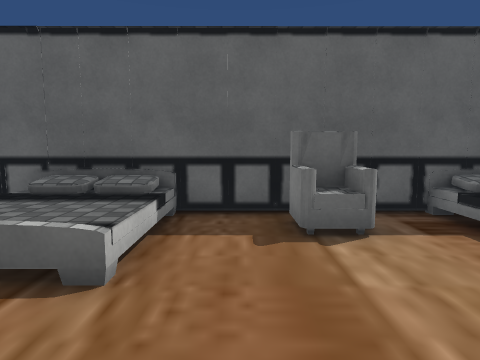
[1] (above)

12 first-person views from a walk through a 3-D level made in the Unity game engine. The camera is 1.4 m above the floor, tilts 6° down and sees 75° across. The floor is counted in squares, 1 m on a side. Each view is taken from the middle of a square. On the plan, view 1 faces up. The plan holds only what a view shows up to about 14 squares ahead; the rest is blank. The place goes on beyond the plan. The player character is not drawn. Some surface patterns are stand-ins.

[2]
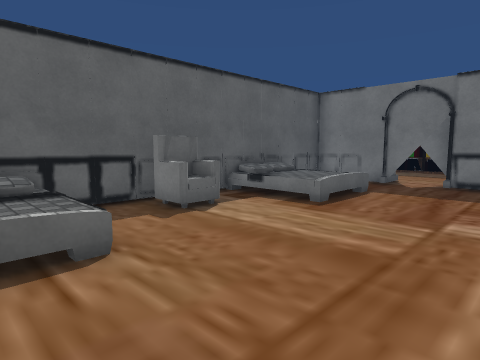

[3]
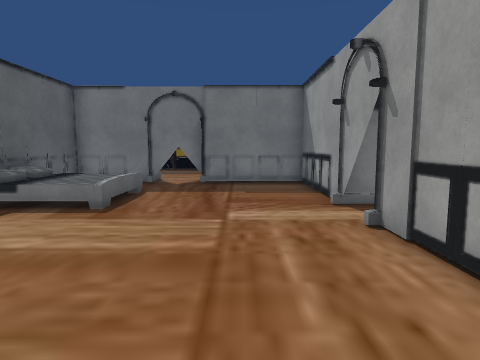

[4]
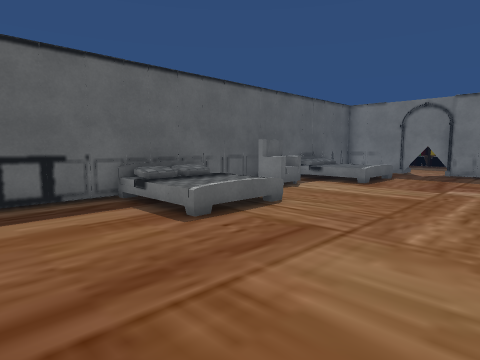

[5]
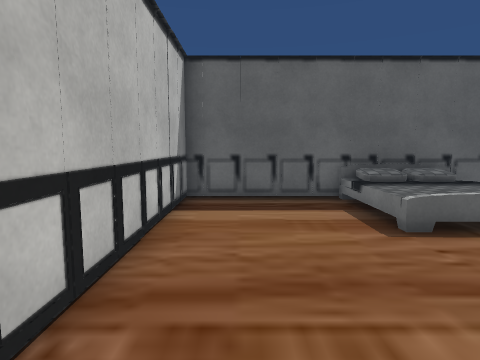

[6]
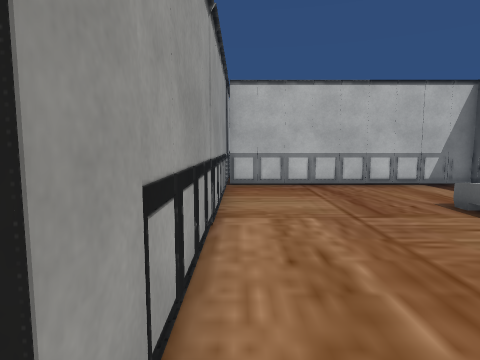

[7]
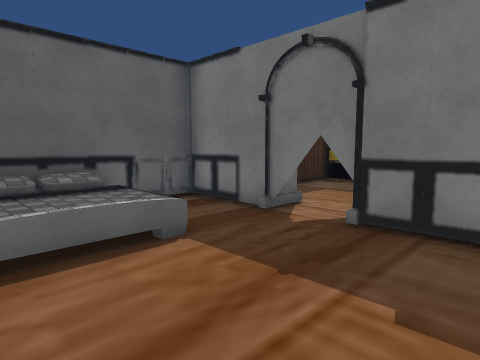

[8]
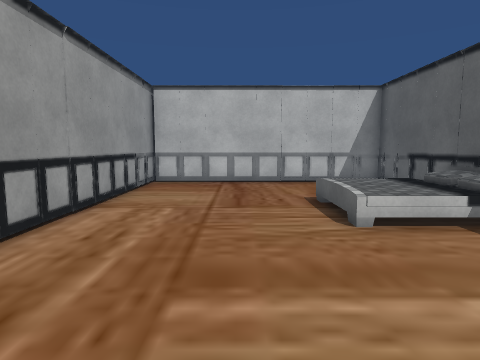

[9]
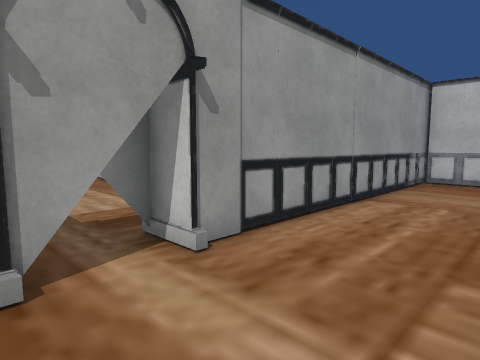

[10]
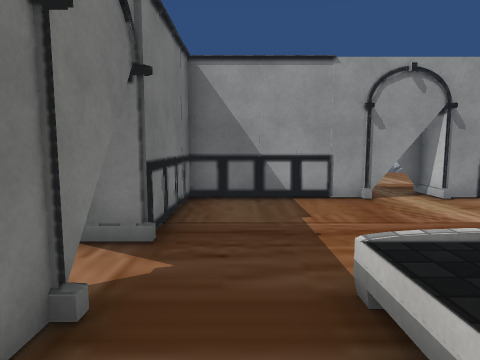

[11]
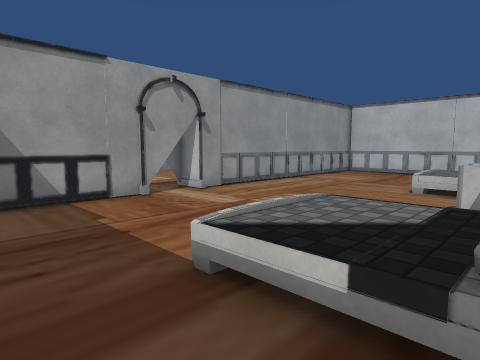

[12]
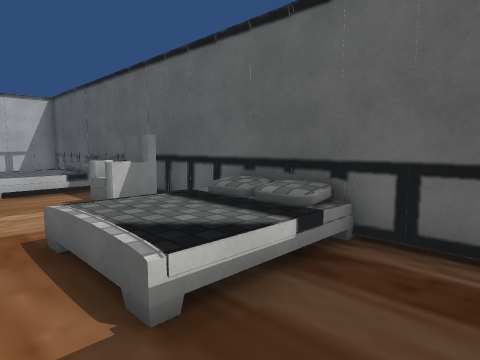

### Floor plan
Points are (right, up) in squares from view 1. A wall is a line through its corners. A room is listed if a view was taken in it or the views show most of it. See-through windows are left out.
Room 1 (views 1, 2, 3, 4, 5, 6, 7, 8, 9, 10, 11, 12)
walls: (3.1, -2.5) (9.4, -2.5) (9.4, 1.5); (2.4, -3.5) (3.4, -3.5); (9.4, 2.1) (9.4, 6.5) (-8.5, 6.5) (-8.5, -2.5); (-9, -2.5) (2.4, -2.5); (10.5, 1.5) (10.5, 2.9)
objects: other object (-4, 3) to (-1, 6); armchair (1, 5) to (2, 6); other object (4, 3) to (7, 6)

Positions as (right, up) in squares from view 1, and headings:
1: (0, 0), facing up
2: (-3, -1), facing up-right
3: (-3, 0), facing right
4: (-8, -2), facing up-right
5: (-7, -2), facing up
6: (3, -2), facing left
7: (4, -1), facing up-right
8: (4, 1), facing left
9: (5, 1), facing down-left
10: (8, 6), facing down
11: (9, 6), facing down-left
12: (9, 2), facing up-left
